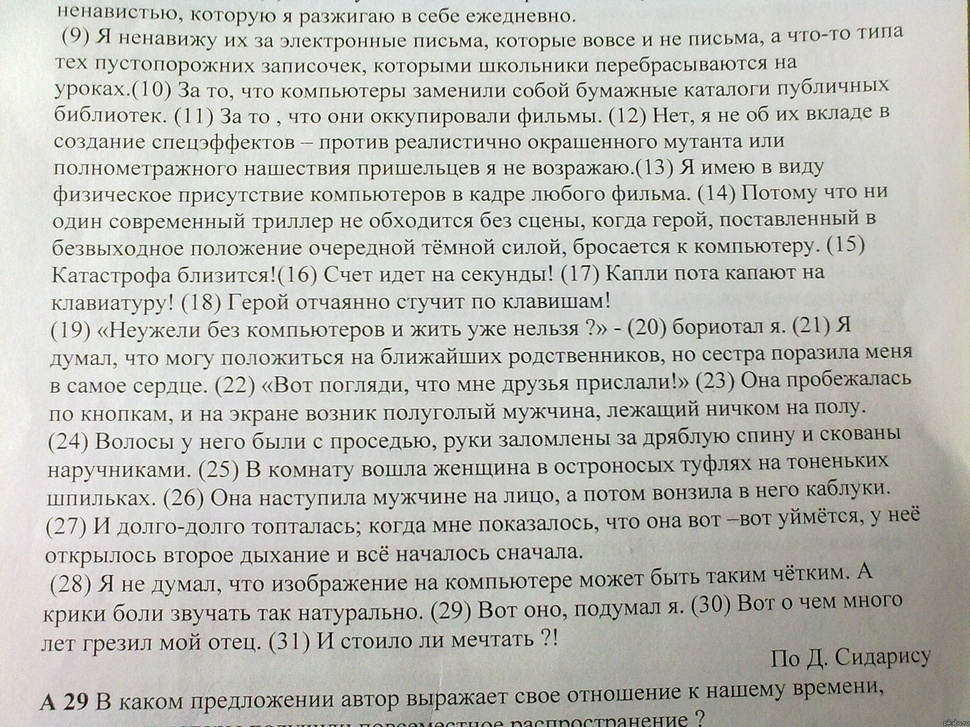
#> input picture react teach/mvp teach/my-node-project/Жаринов/7/text1.jpg, 970 x 727 px, shrunk from 1680 x 1260 before the run
$ python '10 wiener.py'
#> lines starting #> are read from the running program, lines starting #| are printed output that depends on the picture
import cv2
from skimage import restoration
import numpy as np
import matplotlib.pyplot as plt

def non_uniform_vertical_blur_mask(size):
    """Создает вертикальную маску размаза с неравномерным смазом."""
    k = np.zeros((size, size), dtype=np.float32)
    center_index = (size - 1) // 2
    for i in range(size):
        # Увеличиваем коэффициент для более сильного размытия
        k[i, center_index] = max(0, 1 - (abs(center_index - i) / center_index) ** 2)
    k = k / np.sum(k)  # Нормировка
    return k

# Размер маски (увеличиваем для более сильного размытия)
size = 15  # Увеличиваем размер маски размаза

# Загрузка изображения
input_image = cv2.imread('text1.jpg')
#> input_image is the input picture: shape (727, 970, 3); mean B, G, R 184.5, 190.5, 190
# Нормировка данных изображения и перевод во float:
input_image = input_image.astype(np.float32) / 255.

# Задаем искажающую маску в виде матрицы:
PSF_blur = non_uniform_vertical_blur_mask(size=size)
print(PSF_blur)  # Посмотрим на искажающую маску

# И размажем ею изображение:
blur_image = cv2.filter2D(input_image, -1, PSF_blur)
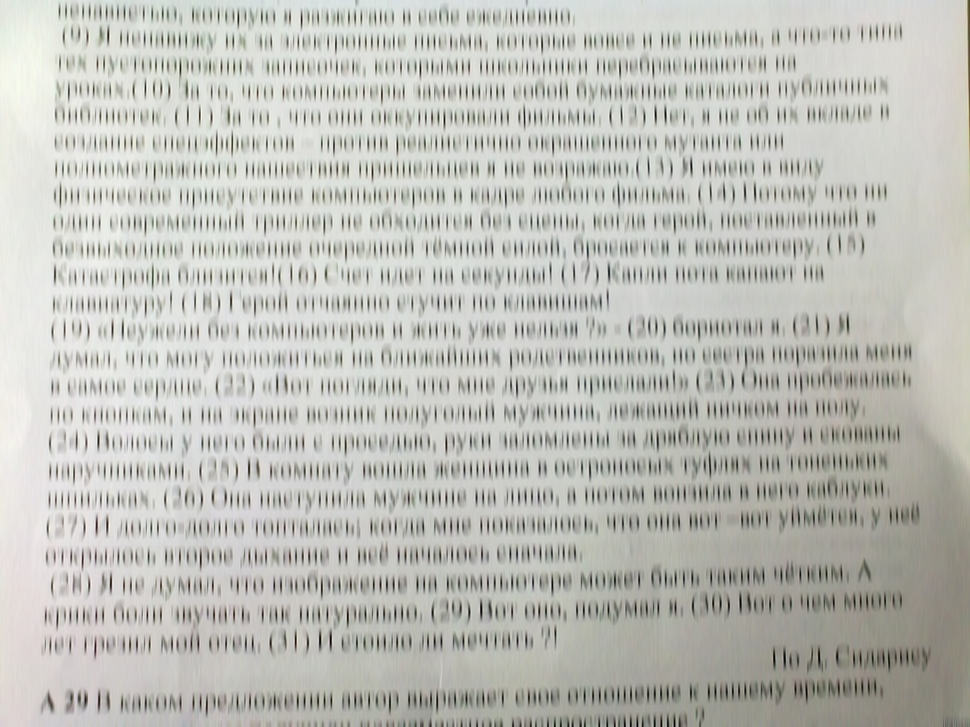
#> blur_image: shape (727, 970, 3) float32; mean B, G, R 0.723, 0.747, 0.745; drawn with min black and max white

# Двумерная инверсная винеровская фильтрация
noise_var = 0.01  # Подбор уровня шума
image_deblur = input_image.copy()

# Обработка по трем цветовым каналам раздельно:
# ---------------------------------------------------------
image_deblur[:, :, 0] = restoration.wiener(blur_image[:, :, 0], PSF_blur, noise_var)
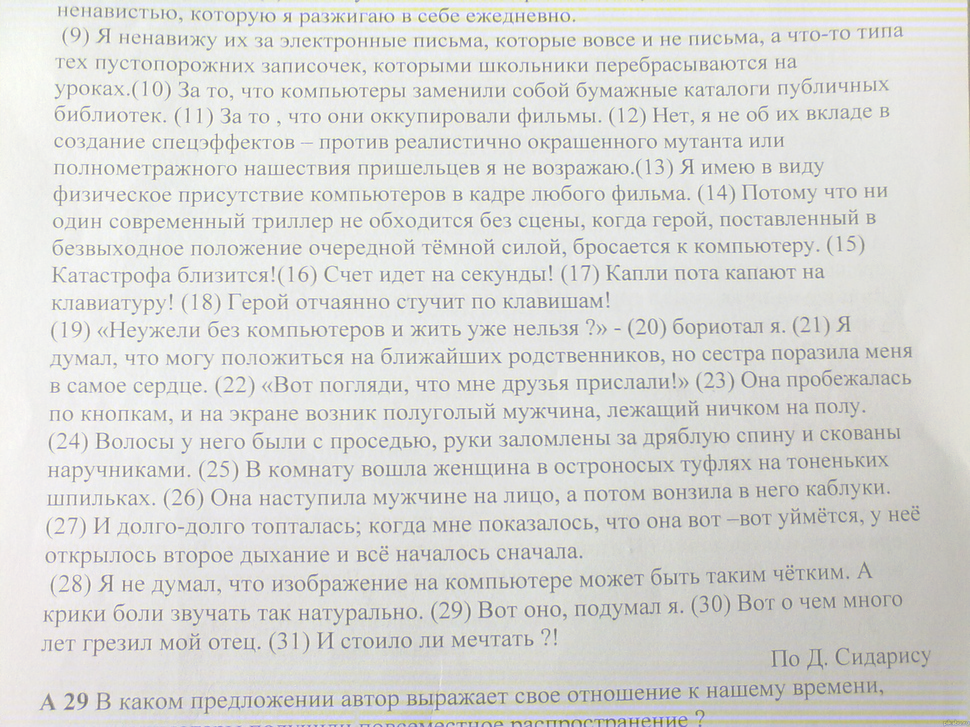
#> image_deblur: shape (727, 970, 3) float32; mean B, G, R 0.722, 0.746, 0.744; drawn with min black and max white
image_deblur[:, :, 1] = restoration.wiener(blur_image[:, :, 1], PSF_blur, noise_var)
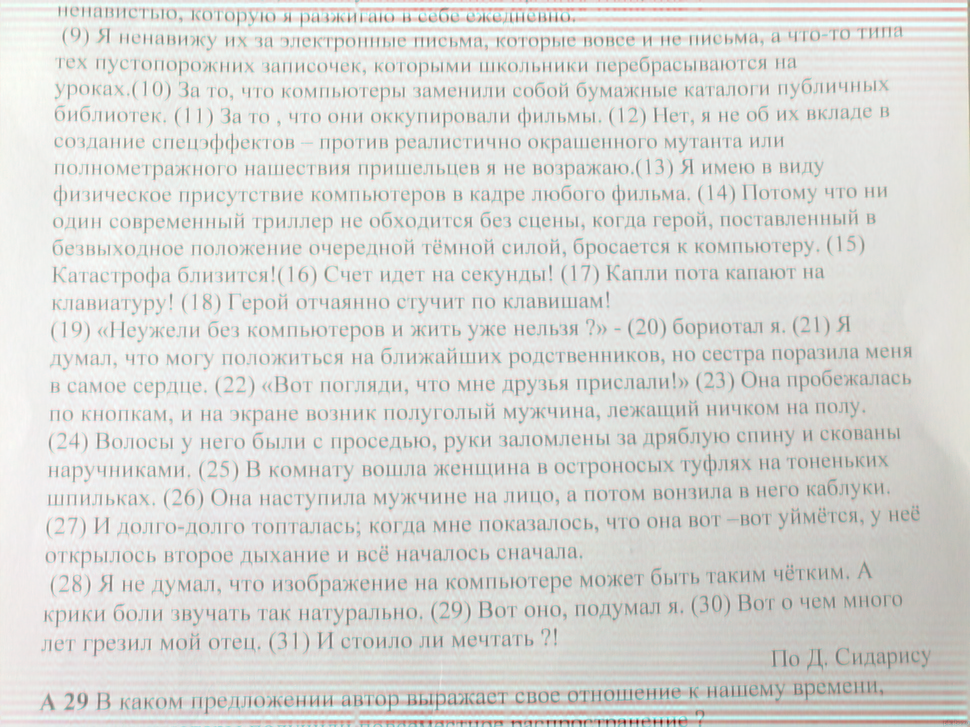
#> image_deblur: shape (727, 970, 3) float32; mean B, G, R 0.722, 0.746, 0.744; drawn with min black and max white
image_deblur[:, :, 2] = restoration.wiener(blur_image[:, :, 2], PSF_blur, noise_var)
# ---------------------------------------------------------
# Ограничение и денормировка:
image_deblur = np.clip(image_deblur, 0., 1.)
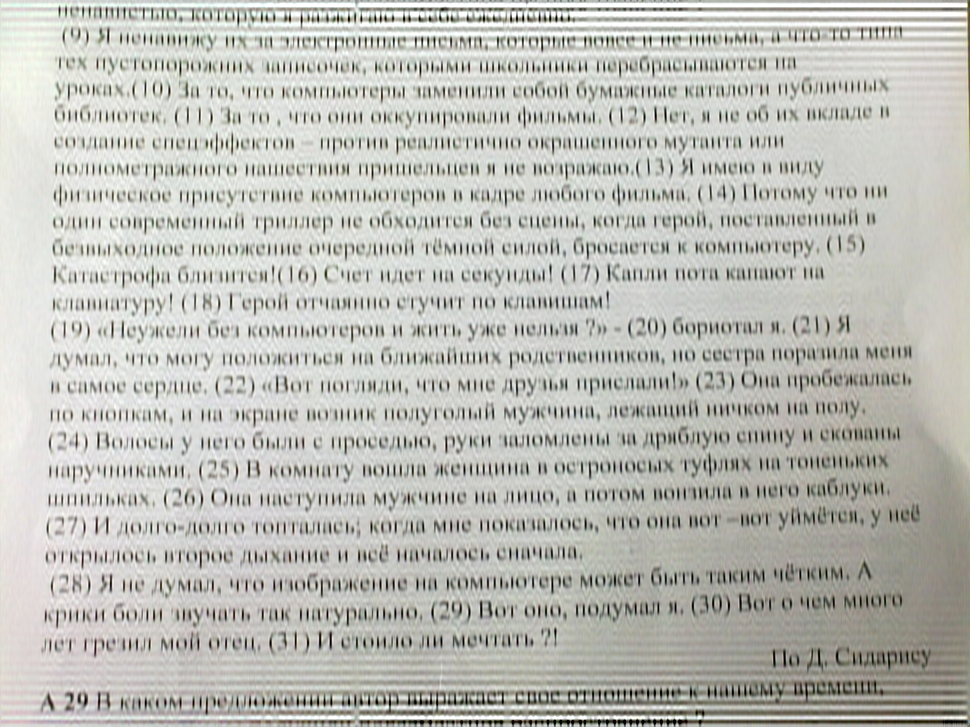
#> image_deblur: shape (727, 970, 3) float32; mean B, G, R 0.723, 0.746, 0.745
image_deblur = (image_deblur * 255.).astype(np.uint8)

# Визуализация исходного, смазанного и восстановленного изображений на одном графике:
plt.figure(figsize=(18, 6))

# Исходное изображение
plt.subplot(1, 3, 1)
plt.imshow(cv2.cvtColor(input_image, cv2.COLOR_BGR2RGB))
plt.title('Исходное изображение')
plt.axis('off')

# Смазанное изображение
plt.subplot(1, 3, 2)
plt.imshow(cv2.cvtColor(blur_image, cv2.COLOR_BGR2RGB))
plt.title('Смазанное изображение')
plt.axis('off')

# Восстановленное изображение
plt.subplot(1, 3, 3)
plt.imshow(cv2.cvtColor(image_deblur, cv2.COLOR_BGR2RGB))
plt.title('Восстановленное изображение')
plt.axis('off')

plt.tight_layout()
plt.show()
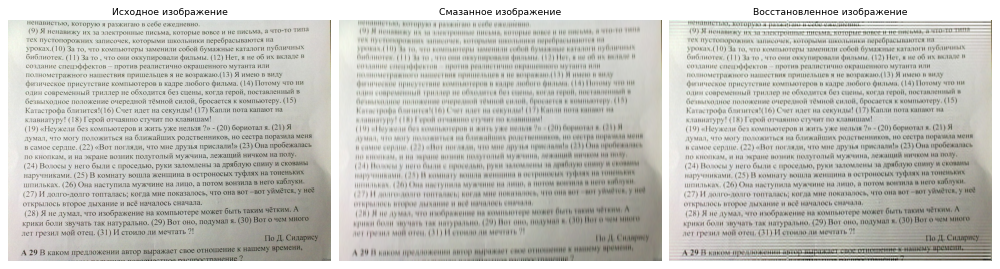
#> figure drawn by matplotlib, 3 panels

$ run again, with react teach/mvp teach/my-node-project/Жаринов/7/beach.jpg copied over react teach/mvp teach/my-node-project/Жаринов/7/text1.jpg
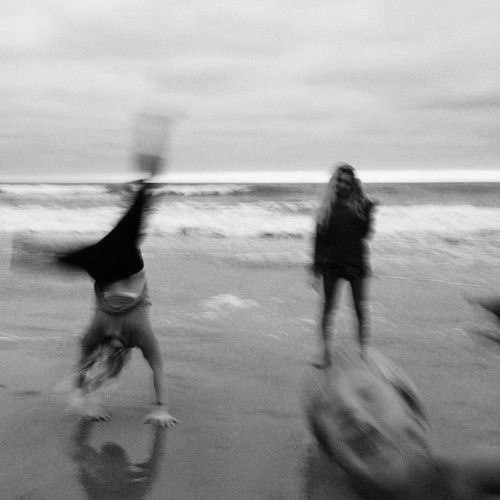
#> input picture react teach/mvp teach/my-node-project/Жаринов/7/beach.jpg, 500 x 500 px
#> input_image is the input picture: shape (500, 500, 3); min 0, max 253, mean 158.8
#> `image_deblur[:, :, 2] = restoration.wiener(blur_image[:, :, 2], PSF_bl..`:
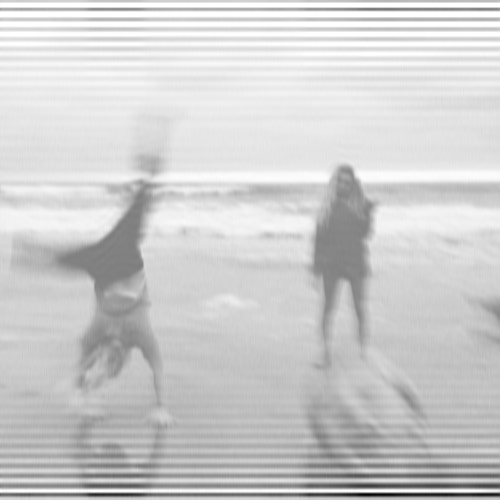
#> image_deblur: shape (500, 500, 3) float32; min -0.994, max 1, mean 0.616; drawn with min black and max white
#> `image_deblur = np.clip(image_deblur, 0., 1.)`:
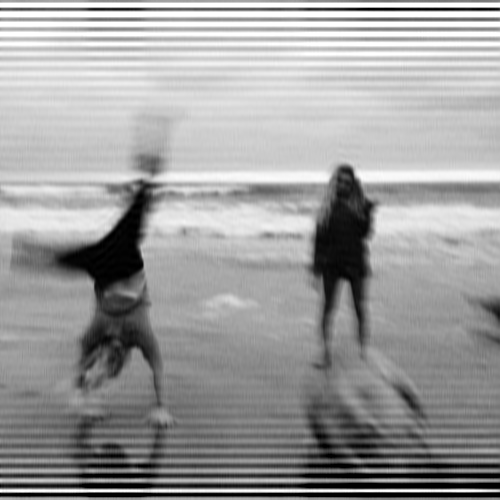
#> image_deblur: shape (500, 500, 3) float32; min 0, max 1, mean 0.62
